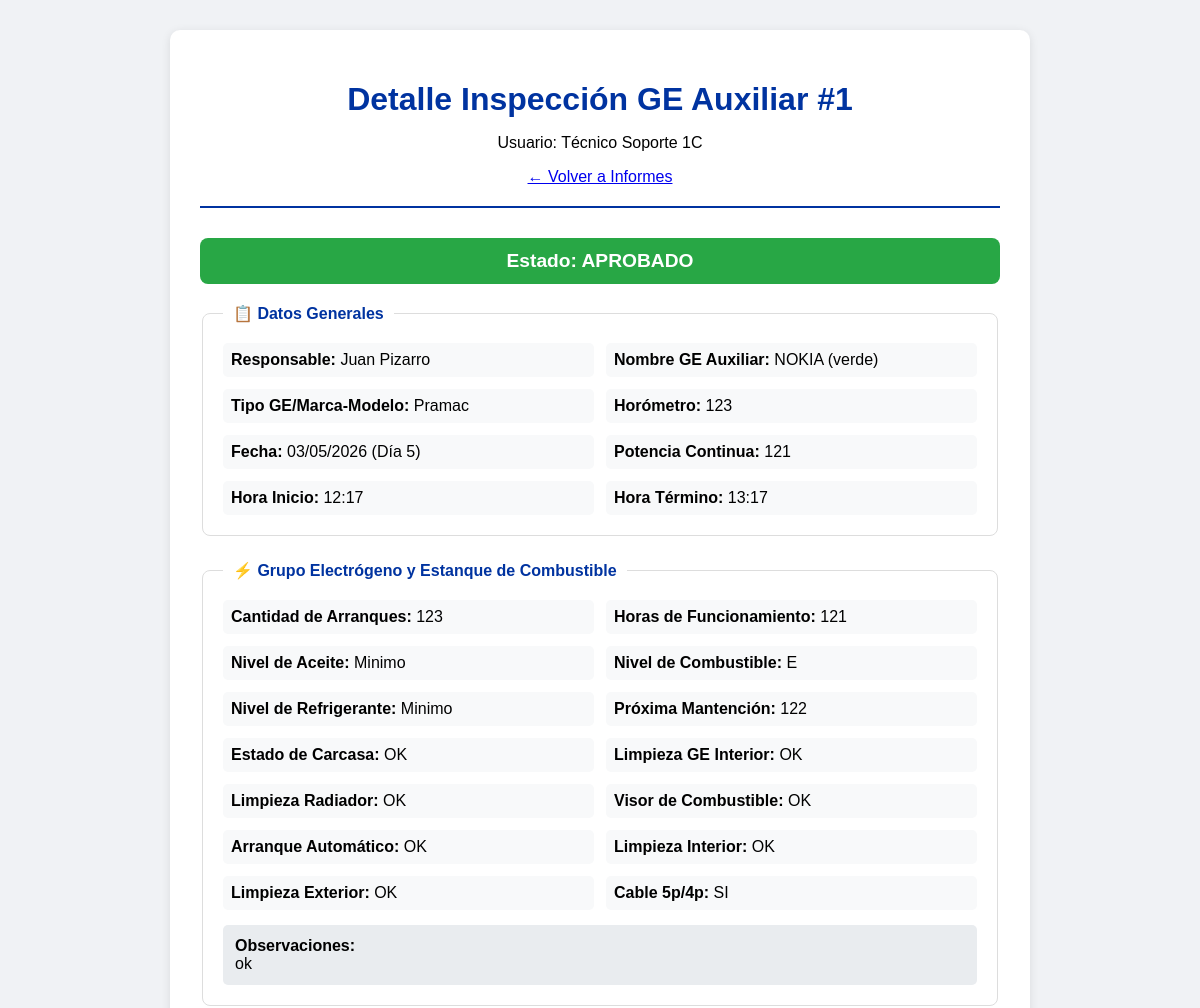
Page /ver_informe/1?tipo=ge (signed in, upper part) on the earlier database version.
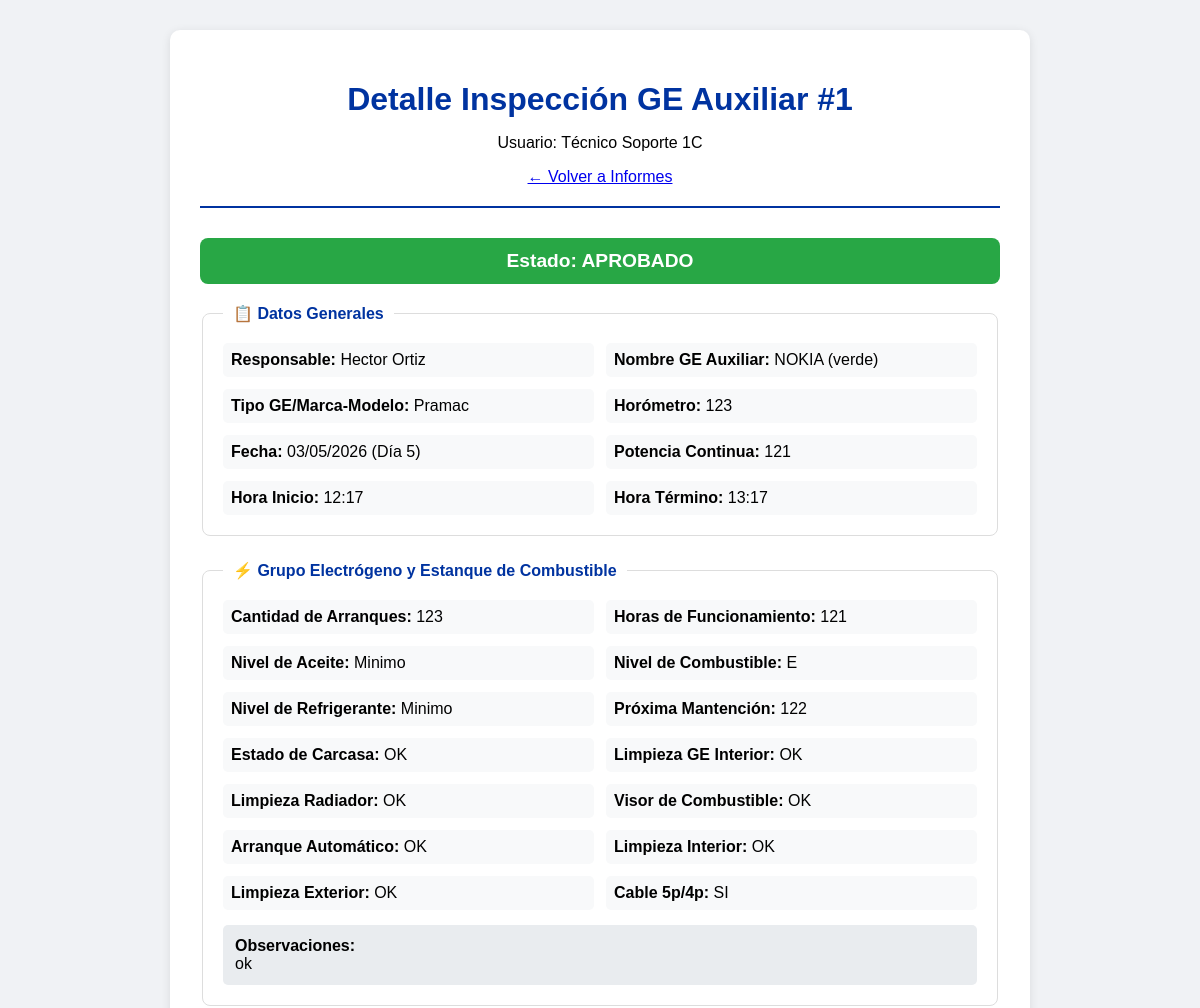
Same page on the later database version.
### app.py (models this page shows, shortened)
class InspeccionGE(db.Model):
    id = db.Column(db.Integer, primary_key=True)
    usuario_id = db.Column(db.Integer, db.ForeignKey('usuario.id'), nullable=False)
    sitio_id = db.Column(db.Integer, db.ForeignKey('sitio.id'), nullable=True)
    fecha = db.Column(db.String(20), nullable=False)
    dia_turno = db.Column(db.Integer, nullable=False)
    responsable = db.Column(db.String(50), nullable=False)
    nombre_ge = db.Column(db.String(50), nullable=False)
    tipo_ge = db.Column(db.String(50), nullable=False)
    horometro = db.Column(db.Integer, nullable=False)
    hora_inicio = db.Column(db.String(10), nullable=False)
    hora_termino = db.Column(db.String(10), nullable=False)
    potencia_continua = db.Column(db.Integer, nullable=True)
    cantidad_arranques = db.Column(db.Integer, nullable=False)
    horas_funcionamiento = db.Column(db.Integer, nullable=False)
    nivel_aceite = db.Column(db.String(10), nullable=False)
    nivel_combustible = db.Column(db.String(10), nullable=False)
    nivel_refrigerante = db.Column(db.String(10), nullable=False)
    proxima_mantencion = db.Column(db.Integer, nullable=False)
    estado_carcasa = db.Column(db.String(5), nullable=False)
    limpieza_ge_interior = db.Column(db.String(5), nullable=False)
    limpieza_radiador = db.Column(db.String(5), nullable=False)
    visor_combustible = db.Column(db.String(5), nullable=False)
    arranque_automatico = db.Column(db.String(5), nullable=False)
    limpieza_interior = db.Column(db.String(5), nullable=False)
    limpieza_exterior = db.Column(db.String(5), nullable=False)
    cable_5p_4p = db.Column(db.String(5), nullable=False)
    observaciones = db.Column(db.Text, nullable=True)
    estado_pantalla = db.Column(db.String(5), nullable=False)
    estado_parada_emergencia = db.Column(db.String(5), nullable=False)
    estado_corta_corriente = db.Column(db.String(5), nullable=False)
    estado_selector = db.Column(db.String(5), nullable=False)
    estado_bornes_bateria = db.Column(db.String(5), nullable=False)
    estado_ramal_cables = db.Column(db.String(5), nullable=False)
    estado_enchufe = db.Column(db.String(5), nullable=False)
    estado_cebador = db.Column(db.String(5), nullable=False)
    estado_mangueras = db.Column(db.String(5), nullable=False)
    estado_alarmas = db.Column(db.String(5), nullable=False)
    estado_extintor = db.Column(db.String(5), nullable=False)
    estado_puertas = db.Column(db.String(5), nullable=False)
    estado_baterias = db.Column(db.String(5), nullable=False)
    estado_ventilador = db.Column(db.String(5), nullable=False)
    observaciones_breaker = db.Column(db.Text, nullable=True)
    limpieza_general = db.Column(db.String(5), nullable=False)
    estado_chasis = db.Column(db.String(5), nullable=False)
    cantidad_cunas = db.Column(db.String(10), nullable=False)
    checkpoints = db.Column(db.String(5), nullable=False)
    presion_neumaticos = db.Column(db.String(5), nullable=False)
    estado_jaula = db.Column(db.String(5), nullable=False)
    estado_candados = db.Column(db.String(5), nullable=False)
    nivelacion_carro = db.Column(db.String(5), nullable=False)
    patas_posicionamiento = db.Column(db.String(5), nullable=False)
    manivelas_izajes = db.Column(db.String(5), nullable=False)
    observaciones_estructuras = db.Column(db.Text, nullable=True)
    foto_1 = db.Column(db.String(200), nullable=True)
    foto_2 = db.Column(db.String(200), nullable=True)
    foto_3 = db.Column(db.String(200), nullable=True)
    foto_breaker_1 = db.Column(db.String(200), nullable=True)
    foto_breaker_2 = db.Column(db.String(200), nullable=True)
    foto_breaker_3 = db.Column(db.String(200), nullable=True)
    foto_estructura_1 = db.Column(db.String(200), nullable=True)
    foto_estructura_2 = db.Column(db.String(200), nullable=True)
    foto_estructura_3 = db.Column(db.String(200), nullable=True)
    foto_lev_1 = db.Column(db.String(200), nullable=True)
    foto_lev_2 = db.Column(db.String(200), nullable=True)
    foto_lev_3 = db.Column(db.String(200), nullable=True)
    foto_lev_4 = db.Column(db.String(200), nullable=True)
    foto_lev_5 = db.Column(db.String(200), nullable=True)
    foto_lev_6 = db.Column(db.String(200), nullable=True)
    foto_lev_7 = db.Column(db.String(200), nullable=True)
    foto_lev_8 = db.Column(db.String(200), nullable=True)
    estado = db.Column(db.String(20), default='pendiente')
    fecha_registro = db.Column(db.DateTime, default=datetime.utcnow)
    motivo_rechazo = db.Column(db.String(500), nullable=True)
    usuario = db.relationship('Usuario', backref='inspecciones_ge')
    sitio = db.relationship('Sitio', backref='inspecciones_ge')

### app.py (the view)
@app.route('/ver_informe/<int:id>')
def ver_informe(id):
    if 'username' not in session:
        return redirect(url_for('login'))
    tipo = request.args.get('tipo', 'cow')
    usuario_actual = Usuario.query.filter_by(username=session['username']).first()
    if tipo == 'cow':
        inspeccion = InspeccionCOW.query.get_or_404(id)
        template = 'ver_informe.html'
    elif tipo == 'ge':
        inspeccion = InspeccionGE.query.get_or_404(id)
        template = 'ver_informe_ge.html'
    else:
        return "Tipo de informe no válido", 400
    if usuario_actual.rol != 'supervisor' and inspeccion.usuario_id != usuario_actual.id:
        return "No tienes permiso para ver este informe", 403
    return render_template(template, inspeccion=inspeccion, usuario=session['nombre'], rol=session['rol'], tipo=tipo)

### templates/ver_informe_ge.html (shortened to what this page needs)
<!DOCTYPE html>
<html lang="es">
<head>
    <link rel="stylesheet" href="{{ url_for('static', filename='style.css') }}">
</head>
<body>
    <div class="form-container">
        <div class="form-header">
            <h1>Detalle Inspección GE Auxiliar #{{ inspeccion.id }}</h1>
            <p>Usuario: {{ usuario }} </p>
            <a href="{{ url_for('ver_informes') }}" class="volver-btn">← Volver a Informes</a>
        </div>
        <div class="estado-banner {{ inspeccion.estado }}">
            <strong>Estado: {{ inspeccion.estado|upper }}</strong>
        </div>
        <fieldset>
            <legend>📋 Datos Generales</legend>
            <div class="detalle-grid">
                <div><strong>Responsable:</strong> {{ inspeccion.responsable }}</div>
                <div><strong>Nombre GE Auxiliar:</strong> {{ inspeccion.nombre_ge or '-' }}</div>
                <div><strong>Tipo GE/Marca-Modelo:</strong> {{ inspeccion.tipo_ge or '-' }}</div>
                <div><strong>Horómetro:</strong> {{ inspeccion.horometro }}</div>
                <div><strong>Fecha:</strong> {{ inspeccion.fecha }} (Día {{ inspeccion.dia_turno }})</div>
                <div><strong>Potencia Continua:</strong> {{ inspeccion.potencia_continua or '-' }}</div>
                <div><strong>Hora Inicio:</strong> {{ inspeccion.hora_inicio }}</div>
                <div><strong>Hora Término:</strong> {{ inspeccion.hora_termino }}</div>
            </div>
        </fieldset>
        <fieldset>
            <legend>⚡ Grupo Electrógeno y Estanque de Combustible</legend>
            <div class="detalle-grid">
                <div><strong>Cantidad de Arranques:</strong> {{ inspeccion.cantidad_arranques or '-' }}</div>
                <div><strong>Horas de Funcionamiento:</strong> {{ inspeccion.horas_funcionamiento or '-' }}</div>
                <div><strong>Nivel de Aceite:</strong> {{ inspeccion.nivel_aceite or '-' }}</div>
                <div><strong>Nivel de Combustible:</strong> {{ inspeccion.nivel_combustible or '-' }}</div>
                <div><strong>Nivel de Refrigerante:</strong> {{ inspeccion.nivel_refrigerante or '-' }}</div>
                <div><strong>Próxima Mantención:</strong> {{ inspeccion.proxima_mantencion or '-' }}</div>
                <div><strong>Estado de Carcasa:</strong> {{ inspeccion.estado_carcasa or '-' }}</div>
                <div><strong>Limpieza GE Interior:</strong> {{ inspeccion.limpieza_ge_interior or '-' }}</div>
                <div><strong>Limpieza Radiador:</strong> {{ inspeccion.limpieza_radiador or '-' }}</div>
                <div><strong>Visor de Combustible:</strong> {{ inspeccion.visor_combustible or '-' }}</div>
                <div><strong>Arranque Automático:</strong> {{ inspeccion.arranque_automatico or '-' }}</div>
                <div><strong>Limpieza Interior:</strong> {{ inspeccion.limpieza_interior or '-' }}</div>
                <div><strong>Limpieza Exterior:</strong> {{ inspeccion.limpieza_exterior or '-' }}</div>
                <div><strong>Cable 5p/4p:</strong> {{ inspeccion.cable_5p_4p or '-' }}</div>
            </div>
            <div class="observaciones">
                <strong>Observaciones:</strong><br>
                {{ inspeccion.observaciones or 'Sin observaciones' }}
            </div>
        </fieldset>
    </div>
</body>
</html>

Differences in the rows shown:
changed InspeccionGE "APROBADO": responsable "Juan Pizarro" → "Hector Ortiz"
